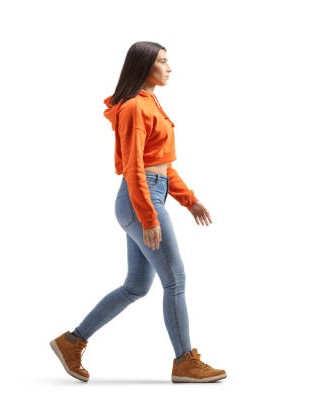
#> input picture data/person2.jpg, 315 x 408 px; its folder holds only this picture in this run
$ jupyter execute Lab03.ipynb
#> lines starting #> are read from the running program, lines starting #| are printed output that depends on the picture
<table style="width:100%; border-collapse: collapse;">
  <tr>
    <td style="width:20%; vertical-align:middle;">

    </td>
    <td style="text-align:left; vertical-align:middle;">
      <h2 style="margin-bottom: 0;">Universidad del Valle de Guatemala - UVG</h2>
      <h3 style="margin-top: 0;">Facultad de Ingeniería - Computación</h3>
      <p style="font-size: 16px; margin-bottom: 0; margin-top: -20px">
        <strong>Curso:</strong> Visión por Computadora
        <strong>Sección:</strong> 10
      </p>
      <p style="font-size: 16px; margin: 0;"><strong>Laboratorio 3:</strong> Construcción de un HoG</p>
      <br>
      <p style="font-size: 15px; margin: 0;"><strong>Autores:</strong></p>
      <ul style="margin-top: 5px; padding-left: 20px; font-size: 15px;">
        <li>Diego Alexander Hernández Silvestre - <strong>21270</strong></li>
        <li>Linda Inés Jiménez Vides - <strong>21169</strong></li>
        <li>José Andrés Auyón Cobar - <strong>201579</strong></li>
      </ul>
    </td>
  </tr>
</table>

[cell 1]
import matplotlib.pyplot as plt
import skimage as ski
import numpy as np
import os

### Problema 1

[cell 2]
k = 1

def inciso1(imagePath):
#> called with imagePath = 'data/person2.jpg'
    I = plt.imread(imagePath)
#> I is the input picture: shape (408, 315, 3); mean R, G, B 238.1, 231.5, 229.6
    Igray = ski.color.rgb2gray(I[:,:,:3])
    plt.imshow(I, cmap='gray')
    newShape = (128 * k, 64 * k)
    Ishaped = ski.transform.resize(Igray, newShape, anti_aliasing=True)
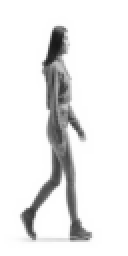
#> Ishaped: shape (128, 64) float64 (shown 2 times larger); min 0.0917, max 1, mean 0.913
    plt.imshow(Ishaped, cmap='gray')
    plt.title(f"Imagen en escala de grises y redimensionada a {newShape}")
    plt.axis('off')
    plt.show()
    print("Shape final:", Ishaped.shape)
#| Shape final: (128, 64)
    return Ishaped

folder = "data/"
files = os.listdir(folder)
arrayImages = []
for file in files:
    imagePath = folder + file
    arrayImages.append(inciso1(imagePath))

### Problema 2

[cell 3]
def calculateAngleAndMagnitude(I):
    Ix = ski.filters.prewitt_h(I)
    Iy = ski.filters.prewitt_v(I)
    magnitude = np.sqrt(Ix**2 + Iy**2)
    angle = (np.arctan2(-Iy, Ix) * 180 / np.pi) % 180
    return angle, magnitude


for i in arrayImages:
    angle, magnitude = calculateAngleAndMagnitude(i)
    plt.figure(figsize=(5, 5))
    plt.subplot(1, 2, 1)
    plt.imshow(angle, cmap='gray')
    plt.title("Ángulo")
    plt.axis('off')
    plt.subplot(1, 2, 2)
    plt.imshow(magnitude, cmap='gray')
    plt.title("Magnitud")
    plt.axis('off')
    plt.tight_layout()
    plt.show()
#> this loop made 1 pass
#> pass 1, in calculateAngleAndMagnitude, `Ix = ski.filters.prewitt_h(I)`:
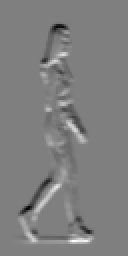
#> Ix: shape (128, 64) float64 (shown 2 times larger); min -0.58, max 0.579, mean -6.98e-17; drawn with min black and max white
#> pass 1, in calculateAngleAndMagnitude, `Iy = ski.filters.prewitt_v(I)`:
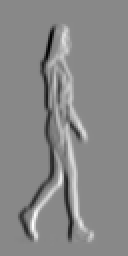
#> Iy: shape (128, 64) float64 (shown 2 times larger); min -0.841, max 0.726, mean 1.71e-19; drawn with min black and max white
#> pass 1, in calculateAngleAndMagnitude, `magnitude = np.sqrt(Ix**2 + Iy**2)`:
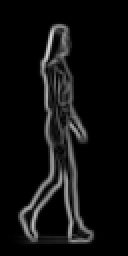
#> magnitude: shape (128, 64) float64 (shown 2 times larger); min 1.11e-16, max 0.85, mean 0.061
#> pass 1, in calculateAngleAndMagnitude, `angle = (np.arctan2(-Iy, Ix) * 180 / np.pi) % 180`:
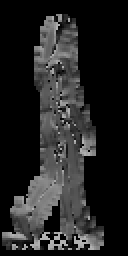
#> angle: shape (128, 64) float64 (shown 2 times larger); min 0, max 180, mean 35.3

### Problema 3

[cell 4]
def constructBlocksStack(magnitude, angle, blockSize, recommendedStride=False):
    if recommendedStride:
        stride = blockSize
    else:
        stride = blockSize // 2
    height, width = magnitude.shape
    M = (height - blockSize) // stride + 1
    N = (width - blockSize) // stride + 1
    stackMagnitude = np.zeros((M, N, blockSize, blockSize))
    stackAngle = np.zeros((M, N, blockSize, blockSize))
    for mi, i in enumerate(range(0, height - blockSize + 1, stride)):
        for nj, j in enumerate(range(0, width - blockSize + 1, stride)):
            stackMagnitude[mi, nj] = magnitude[i:i + blockSize, j:j + blockSize]
            stackAngle[mi, nj] = angle[i:i + blockSize, j:j + blockSize]
    return stackMagnitude, stackAngle


blockSize = 4

for i in arrayImages:
    angle, magnitude = calculateAngleAndMagnitude(i)
    stackMagnitude, stackAngle = constructBlocksStack(magnitude, angle, blockSize)
    print("Stack magnitud shape:", stackMagnitude.shape)
    print("Stack ángulo shape:", stackAngle.shape)
#> this loop made 1 pass
#> (stride in constructBlocksStack, height in constructBlocksStack, width in constructBlocksStack, M in constructBlocksStack, N in constructBlocksStack) on pass 1: (2, 128, 64, 63, 31)
#| Stack magnitud shape: (63, 31, 4, 4)
#| Stack ángulo shape: (63, 31, 4, 4)

### Problema 4

[cell 5]
def constructHistogram(stackMagnitude, stackAngle, numBins):
    M, N, h, w = stackMagnitude.shape
    H = np.zeros((M, N, numBins))
    binWidth = 180 / numBins
    binCenters = np.linspace(binWidth / 2, 180 - binWidth / 2, numBins)
    eps = np.finfo(float).eps
    for m in range(M):
        for n in range(N):
            magBlock = stackMagnitude[m, n]
            angleBlock = stackAngle[m, n]
            histogram = np.zeros(numBins)
            for i in range(h):
                for j in range(w):
                    angle = angleBlock[i, j] % 180
                    mag = magBlock[i, j]
                    binIndex = angle / binWidth
                    b1 = int(np.floor(binIndex)) % numBins
                    b2 = (b1 + 1) % numBins
                    c1 = binCenters[b1]
                    c2 = binCenters[b2]
                    w1 = abs(c2 - angle) / binWidth
                    w2 = abs(angle - c1) / binWidth
                    histogram[b1] += mag * w1
                    histogram[b2] += mag * w2
            norm = np.sqrt(np.sum(histogram**2) + eps)
            H[m, n] = histogram / norm
    return H, binCenters

def graficarBloquesConContenido(histogram, binCenters, maxGraficas=6, umbral=0.01):
    M, N, _ = histogram.shape
    graficados = 0
    plt.figure(figsize=(maxGraficas * 4 // 2, 6))

    for m in range(M):
        for n in range(N):
            hist = histogram[m, n]
            if np.sum(hist) > umbral:
                graficados += 1
                plt.subplot(2, maxGraficas // 2, graficados)
                plt.bar(binCenters, hist, width=binCenters[1] - binCenters[0], align='center', alpha=0.7)
                plt.title(f"Bloque ({m}, {n})")
                plt.xticks(binCenters, rotation=45)
                plt.ylim(0, 1)
                if graficados >= maxGraficas:
                    plt.tight_layout()
                    plt.show()
                    return
    if graficados == 0:
        print("No se encontraron bloques con información suficiente.")

blockSize = 4
numBins = 9
for i in arrayImages:
    angle, magnitude = calculateAngleAndMagnitude(i)
    stackMagnitude, stackAngle = constructBlocksStack(magnitude, angle, blockSize)
    histogram, binCenters = constructHistogram(stackMagnitude, stackAngle, numBins)
    graficarBloquesConContenido(histogram, binCenters, maxGraficas=6)
#> this loop made 1 pass
#> (stride in constructBlocksStack, height in constructBlocksStack, width in constructBlocksStack, h in constructHistogram, w in constructHistogram, binWidth in constructHistogram) on pass 1: (2, 128, 64, 4, 4, 20)
#> pass 1, in graficarBloquesConContenido, `plt.show()`:
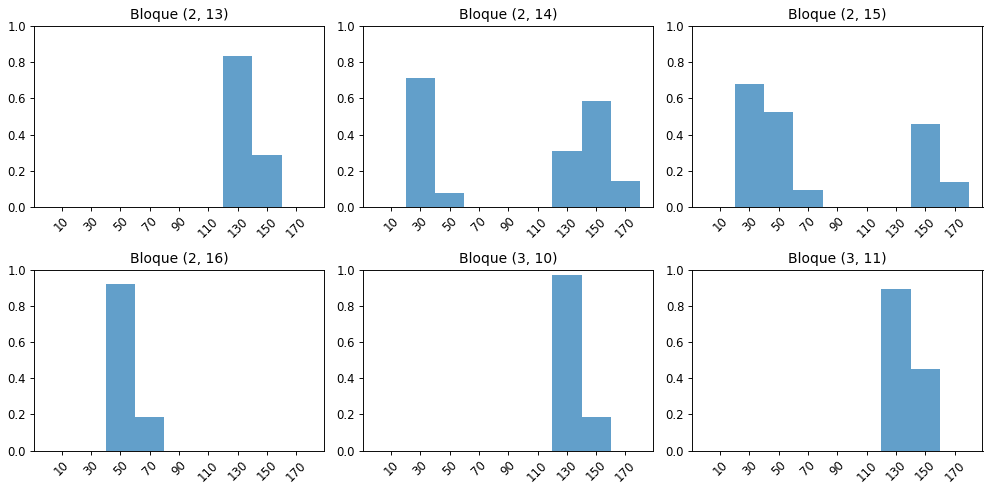
#> figure drawn by matplotlib, 6 panels; panel 1: tallest bar 0.835 high, from x = 120 to 140; panel 2: tallest bar 0.711 high, from x = 20 to 40; panel 3: tallest bar 0.678 high, from x = 20 to 40; panel 4: tallest bar 0.922 high, from x = 40 to 60

### Problema 5

[cell 6]
def visualizeHistogramBlocks(H, binCenters, blockSize):
    M, N, numBins = H.shape
    height = M * blockSize
    width = N * blockSize
    visualImage = np.zeros((height, width), dtype=np.float32)
    for m in range(M):
        for n in range(N):
            hist = H[m, n]
            center_y = m * blockSize + blockSize // 2
            center_x = n * blockSize + blockSize // 2
            for b in range(numBins):
                angle_deg = binCenters[b]
                angle_rad = np.deg2rad(angle_deg)
                magnitude = hist[b]
                length = (blockSize // 2 - 1) * magnitude
                dx = int(round(length * np.cos(angle_rad)))
                dy = int(round(length * np.sin(angle_rad)))
                x1 = center_x - dx
                y1 = center_y - dy
                x2 = center_x + dx
                y2 = center_y + dy
                rr, cc = ski.draw.line(y1, x1, y2, x2)
                rr = np.clip(rr, 0, height - 1)
                cc = np.clip(cc, 0, width - 1)
                visualImage[rr, cc] += 1.0
    visualImage = np.clip(visualImage, 0, 1)
    return visualImage

def plotVisualComparison(originalGray, visual, blockSize):
    M = visual.shape[0] // blockSize
    N = visual.shape[1] // blockSize
    plt.figure(figsize=(7, 6))
    plt.subplot(1, 2, 1)
    plt.imshow(originalGray, cmap='gray')
    plt.title("Imagen Original")
    plt.axis('on')
    plt.subplot(1, 2, 2)
    plt.imshow(visual, cmap='gray')
    plt.title("Imagen de direcciones por bloques")
    for m in range(1, M):
        y = m * blockSize
        plt.axhline(y, color='red', linewidth=0.5)
    for n in range(1, N):
        x = n * blockSize
        plt.axvline(x, color='red', linewidth=0.5)
    plt.axis('on')
    plt.tight_layout()
    plt.show()

blockSize = 8
numBins = 9

for file in arrayImages:
    angle, magnitude = calculateAngleAndMagnitude(file)
    stackMagnitude, stackAngle = constructBlocksStack(magnitude, angle, blockSize, recommendedStride=True)
    histogram, binCenters = constructHistogram(stackMagnitude, stackAngle, numBins)
    visual = visualizeHistogramBlocks(histogram, binCenters, blockSize)
    Igray = ski.transform.resize(file, visual.shape, anti_aliasing=True)
    plotVisualComparison(Igray, visual, blockSize)
#> this loop made 1 pass
#> (stride in constructBlocksStack, h in constructHistogram, w in constructHistogram, binWidth in constructHistogram) on pass 1: (8, 8, 8, 20)
#> pass 1, `visual = visualizeHistogramBlocks(histogram, binCenters, blockSize)`:
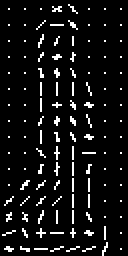
#> visual: shape (128, 64) float32 (shown 2 times larger); values 0 (black) and 1 (white), 7% white in thin lines or dots
#> pass 1, in plotVisualComparison, `plt.show()`:
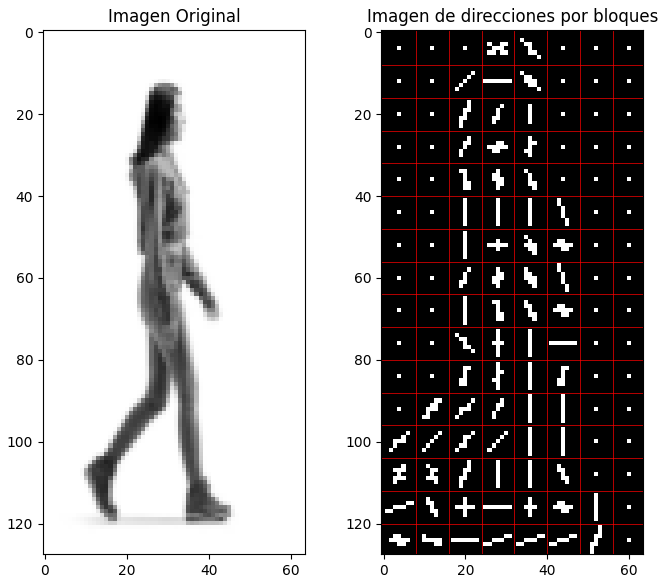
#> figure drawn by matplotlib, 2 panels

### Problema 6

[cell 7]
import matplotlib.pyplot as plt
from skimage.feature import hog
import skimage.transform as ski_transform

# Parámetros para HOG
blockSize = 8
numBins = 9

# Recorremos cada imagen
for idx, I in enumerate(arrayImages):
    # --- HOG Personalizado ---
    angle, magnitude = calculateAngleAndMagnitude(I)
    stackMagnitude, stackAngle = constructBlocksStack(magnitude, angle, blockSize, recommendedStride=True)
    histogram, binCenters = constructHistogram(stackMagnitude, stackAngle, numBins)
    custom_hog_vis = visualizeHistogramBlocks(histogram, binCenters, blockSize)

    # Ajustamos el tamaño de la imagen original para la comparación
    I_resized = ski_transform.resize(I, custom_hog_vis.shape, anti_aliasing=True)

    # --- HOG con scikit-image ---
    fd, sk_hog_vis = hog(I, orientations=numBins, pixels_per_cell=(8, 8),
                         cells_per_block=(2, 2), visualize=True)

    # --- Visualización ---
    plt.figure(figsize=(7, 6))

    plt.subplot(1, 2, 1)
    plt.imshow(custom_hog_vis, cmap='gray')
    plt.title(f'HOG Personalizado - Imagen {idx+1}')
    plt.axis('off')

    plt.subplot(1, 2, 2)
    plt.imshow(sk_hog_vis, cmap='gray')
    plt.title(f'HOG scikit-image - Imagen {idx+1}')
    plt.axis('off')

    plt.show()
#> this loop made 1 pass
#> pass 1, `plt.show()`:
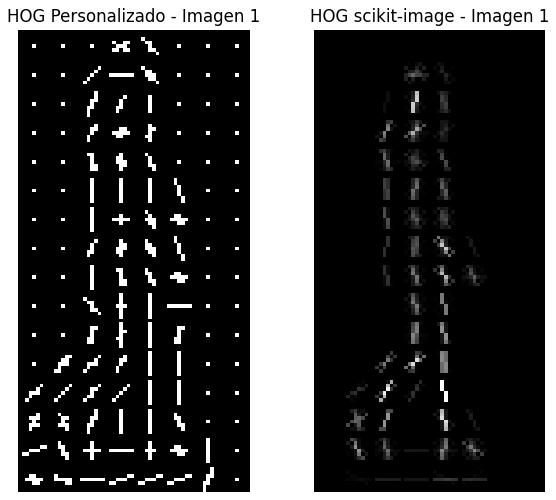
#> figure drawn by matplotlib, 2 panels

### Problema 7

[cell 8]
import cv2
import matplotlib.pyplot as plt
import os

# Inicializar el detector HOG con el detector de personas
hog = cv2.HOGDescriptor()
hog.setSVMDetector(cv2.HOGDescriptor_getDefaultPeopleDetector())

def inciso7(ruta_imagen):
#> called with ruta_imagen = 'data/person2.jpg'
    I = cv2.imread(ruta_imagen)
    if I is None:
        print(f"Error al cargar la imagen: {ruta_imagen}")
        return None

    # Convertir a escala de grises
    I_gray = cv2.cvtColor(I, cv2.COLOR_BGR2GRAY)

    # Detectar personas
    locations, _ = hog.detectMultiScale(
        I_gray, winStride=(8, 8), padding=(8, 8), scale=1.05
    )
#> locations = [[116, 146, 121, 242]]

    for (x, y, w, h) in locations:
        cv2.rectangle(I, (x, y), (x + w, y + h), (0, 255, 0), 3)
#> this loop made 1 pass
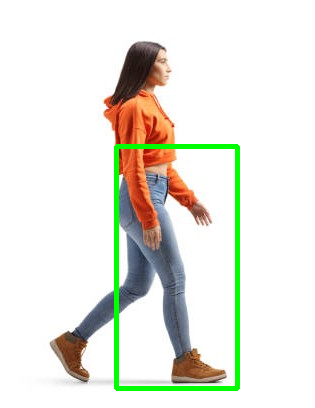
#> I: shape (408, 315, 3); mean B, G, R 223.3, 232.3, 231.4


    I_rgb = cv2.cvtColor(I, cv2.COLOR_BGR2RGB)
    plt.figure(figsize=(10, 5))
    plt.imshow(I_rgb)
    plt.axis("off")
    plt.title(f"Detección en {os.path.basename(ruta_imagen)}")
    plt.show()

    return I

folder = "data/"
files = os.listdir(folder)
arrayImages = []

for file in files:
    imagePath = os.path.join(folder, file)
    resultado = inciso7(imagePath)
    arrayImages.append(resultado)

$ run again, on data/person3.jpg
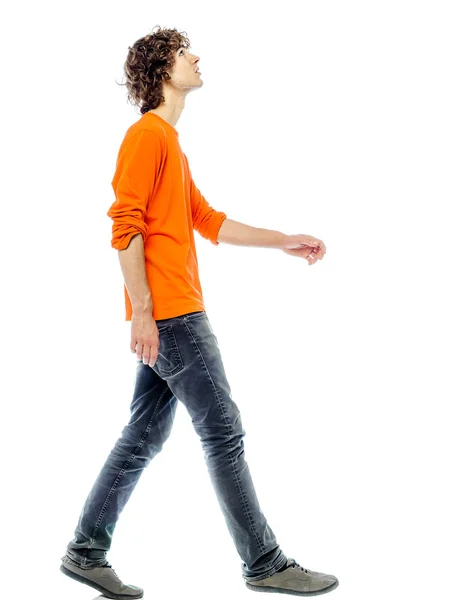
#> input picture data/person3.jpg, 449 x 600 px
#> in inciso1, I is the input picture: shape (600, 449, 3); mean R, G, B 235.2, 227.5, 222.5
#| Shape final: (128, 64)
#> the loop `for i in arrayImages:` made 1 pass
#> the loop `for i in arrayImages:` made 1 pass
#> (printed output is left out)
#> the loop `for i in arrayImages:` made 1 pass
#> the loop `for file in arrayImages:` made 1 pass
#> (stride in constructBlocksStack, h in constructHistogram, w in constructHistogram, binWidth in constructHistogram) on pass 1: (8, 8, 8, 20)
#> pass 1, `visual = visualizeHistogramBlocks(histogram, binCenters, blockSize)`:
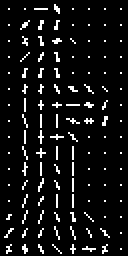
#> visual: shape (128, 64) float32 (shown 2 times larger); values 0 (black) and 1 (white), 7.1% white in thin lines or dots
#> the loop `for idx, I in enumerate(arrayImages):` made 1 pass
#> locations = [[94, 196, 70, 140], [148, 15, 73, 146], [193, 418, 86, 172]]
#> the loop in inciso7, `for (x, y, w, h) in locations:` made 3 passes
#> after the loop in inciso7, `for (x, y, w, h) in locations:`:
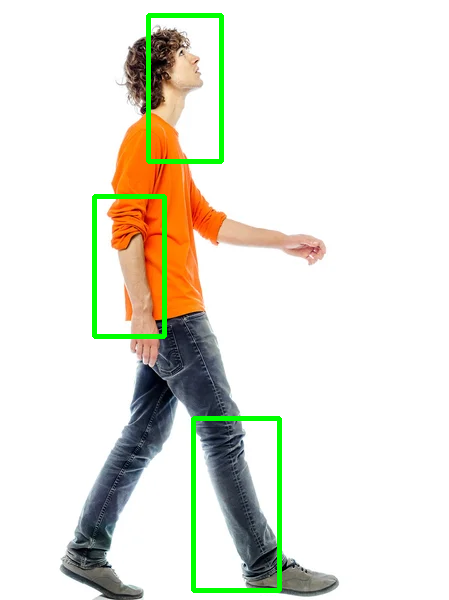
#> I: shape (600, 449, 3); mean B, G, R 218.1, 229, 229.5

$ run again, on data/person4.jpg
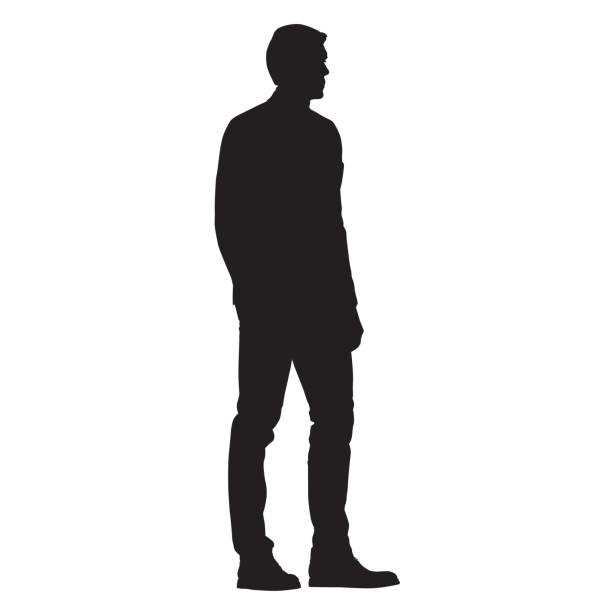
#> input picture data/person4.jpg, 612 x 612 px
#> in inciso1, I is the input picture: shape (612, 612, 3); mean R, G, B 222.7, 221.9, 222.2
#| Shape final: (128, 64)
#> the loop `for i in arrayImages:` made 1 pass
#> the loop `for i in arrayImages:` made 1 pass
#> (printed output is left out)
#> the loop `for i in arrayImages:` made 1 pass
#> the loop `for file in arrayImages:` made 1 pass
#> (stride in constructBlocksStack, h in constructHistogram, w in constructHistogram, binWidth in constructHistogram) on pass 1: (8, 8, 8, 20)
#> the loop `for idx, I in enumerate(arrayImages):` made 1 pass
#> locations = [[153, 0, 274, 539]]
#> the loop in inciso7, `for (x, y, w, h) in locations:` made 1 pass
#> after the loop in inciso7, `for (x, y, w, h) in locations:`:
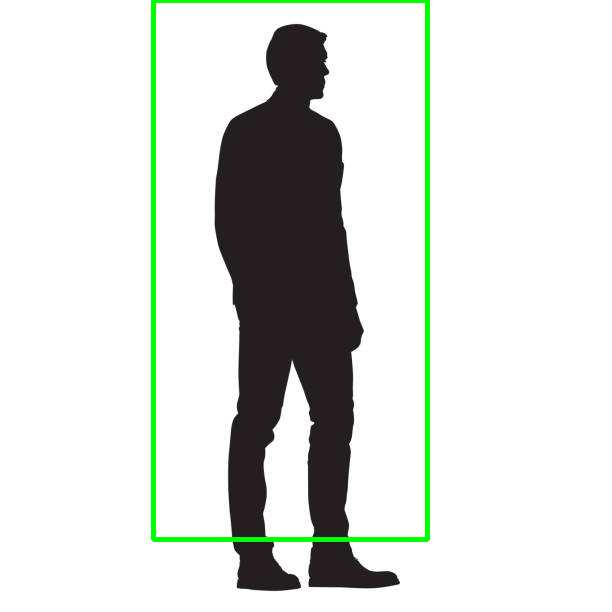
#> I: shape (612, 612, 3); mean B, G, R 217.3, 222.1, 217.8
